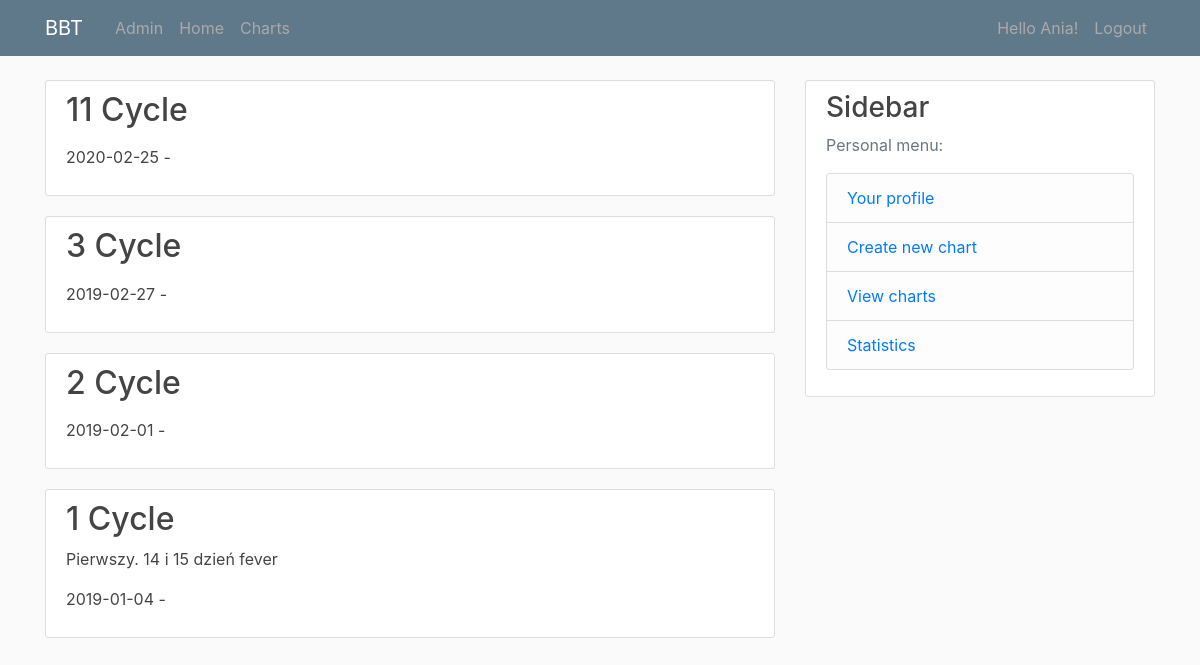
/charts/ (signed in), run on the app's committed database.
### charts/models.py (models this page shows, shortened)
class Chart(models.Model):
    user = models.ForeignKey(User, on_delete=models.CASCADE)
    cycle = models.IntegerField()
    start_date = models.DateField(blank=False)
    end_date = models.DateField(blank=True, null=True, name='End date: (format YYYY-MM-DD)')
    comment = models.CharField(max_length=150, blank=True)
    day1 = models.FloatField(choices=temp_choice, default=None, blank=True, null=True)
    day2 = models.FloatField(choices=temp_choice, default=None, blank=True, null=True)
    day3 = models.FloatField(choices=temp_choice, default=None, blank=True, null=True)
    day4 = models.FloatField(choices=temp_choice, default=None, blank=True, null=True)
    day5 = models.FloatField(choices=temp_choice, default=None, blank=True, null=True)
    day6 = models.FloatField(choices=temp_choice, default=None, blank=True, null=True)
    day7 = models.FloatField(choices=temp_choice, default=None, blank=True, null=True)
    day8 = models.FloatField(choices=temp_choice, default=None, blank=True, null=True)
    day9 = models.FloatField(choices=temp_choice, default=None, blank=True, null=True)
    day10 = models.FloatField(choices=temp_choice, default=None, blank=True, null=True)
    day11 = models.FloatField(choices=temp_choice, default=None, blank=True, null=True)
    day12 = models.FloatField(choices=temp_choice, default=None, blank=True, null=True)
    day13 = models.FloatField(choices=temp_choice, default=None, blank=True, null=True)
    day14 = models.FloatField(choices=temp_choice, default=None, blank=True, null=True)
    day15 = models.FloatField(choices=temp_choice, default=None, blank=True, null=True)
    day16 = models.FloatField(choices=temp_choice, default=None, blank=True, null=True)
    day17 = models.FloatField(choices=temp_choice, default=None, blank=True, null=True)
    day18 = models.FloatField(choices=temp_choice, default=None, blank=True, null=True)
    day19 = models.FloatField(choices=temp_choice, default=None, blank=True, null=True)
    day20 = models.FloatField(choices=temp_choice, default=None, blank=True, null=True)
    day21 = models.FloatField(choices=temp_choice, default=None, blank=True, null=True)
    day22 = models.FloatField(choices=temp_choice, default=None, blank=True, null=True)
    day23 = models.FloatField(choices=temp_choice, default=None, blank=True, null=True)
    day24 = models.FloatField(choices=temp_choice, default=None, blank=True, null=True)
    day25 = models.FloatField(choices=temp_choice, default=None, blank=True, null=True)
    day26 = models.FloatField(choices=temp_choice, default=None, blank=True, null=True)
    day27 = models.FloatField(choices=temp_choice, default=None, blank=True, null=True)
    day28 = models.FloatField(choices=temp_choice, default=None, blank=True, null=True)
    day29 = models.FloatField(choices=temp_choice, default=None, blank=True, null=True)
    day30 = models.FloatField(choices=temp_choice, default=None, blank=True, null=True)
    day31 = models.FloatField(choices=temp_choice, default=None, blank=True, null=True)
    day32 = models.FloatField(choices=temp_choice, default=None, blank=True, null=True)
    day33 = models.FloatField(choices=temp_choice, default=None, blank=True, null=True)
    day34 = models.FloatField(choices=temp_choice, default=None, blank=True, null=True)
    day35 = models.FloatField(choices=temp_choice, default=None, blank=True, null=True)
    day36 = models.FloatField(choices=temp_choice, default=None, blank=True, null=True)
    day37 = models.FloatField(choices=temp_choice, default=None, blank=True, null=True)
    day38 = models.FloatField(choices=temp_choice, blank=True, null=True)
    day39 = models.FloatField(choices=temp_choice, blank=True, null=True)
    day40 = models.FloatField(choices=temp_choice, blank=True, null=True)

### charts/views.py (the view)
# urls.py: path('', ChartListView.as_view(), name='view-charts'),
class ChartListView(ListView):
    model = Chart
    template_name = 'charts/charts.html'
    context_object_name = 'charts'
    ordering = ['-cycle']
    paginate_by = 12

### charts/templates/charts/charts.html (shortened to what this page needs)
{% extends 'base.html' %}
{% block content %}
    {% if request.user.is_authenticated %}
        {% for chart in charts %}
            {% if chart.user == user %}
            <article class="media content-section">
                <a class="article-title" href="{% url 'chart-detail' chart.id %}">
                    <div class="article-metada">
                    <h2>{{ chart.cycle }} Cycle</h2>
                        <p>{{ chart.comment }}</p>
                    <p>{{ chart.start_date|date:"Y-m-d" }} - {{ chart.end_date|date:"Y-m-d" }}</p>
                    </div>
                </a>
            </article>
            {% endif %}
        {% endfor %}
    {% else %}
    <h3 class="mb-3">To see charts you need to <a href="{% url 'login' %}">login</a>.</h3>
    {% endif %}
{% endblock %}

### templates/menu.html
{% load i18n %}
<header class="site-header">
  <nav class="navbar navbar-expand-md navbar-dark bg-steel fixed-top">
    <div class="container">
      <a class="navbar-brand mr-4" href="/">BBT</a>
      <div class="collapse navbar-collapse" id="navbarToggle">
        <div class="navbar-nav mr-auto">
          <a class="nav-item nav-link" href="/admin">{% trans "Admin" %}</a>
          <a class="nav-item nav-link" href="{% url 'view-home' %}">{% trans "Home" %}</a>
          <a class="nav-item nav-link" href="{% url 'view-charts' %}">{% trans "Charts" %}</a>
        </div>
        <div class="navbar-nav">
          {% if user.is_authenticated %}
            <a class="nav-item nav-link" href="{% url 'profile' %}">Hello {{ request.user }}!</a>
            <a class="nav-item nav-link" href="{% url 'logout' %}">{% trans "Logout" %}</a>
          {% else %}
            <a class="nav-item nav-link" href="{% url 'login' %}">{% trans "Login" %}</a>
            <a class="nav-item nav-link" href="{% url 'register' %}">{% trans "Register" %}</a>
          {% endif %}
        </div>
      </div>
    </div>
  </nav>
</header>

### home/static/home/main.css (style rules this page uses)
body { background: #fafafa; color: #333333; margin-top: 5rem; }
h1, h2, h3, h4, h5, h6 { color: #444444; }
.bg-steel { background-color: #5f788a; }
.site-header .navbar-nav .nav-link { color: #aaaaaa; }
.content-section { background: #ffffff; padding: 10px 20px; border: 1px solid #dddddd; border-radius: 3px; margin-bottom: 20px; }
.article-title { color: #444444; }

### data on the page
Chart: cycle "11", start_date "2020-02-25"
Chart: cycle "3", start_date "2019-02-27"
Chart: cycle "2", start_date "2019-02-01"
Chart: cycle "1", comment "Pierwszy. 14 i 15 dzień fever", start_date "2019-01-04"

### other printed values
{{ request.user }} "Ania"
